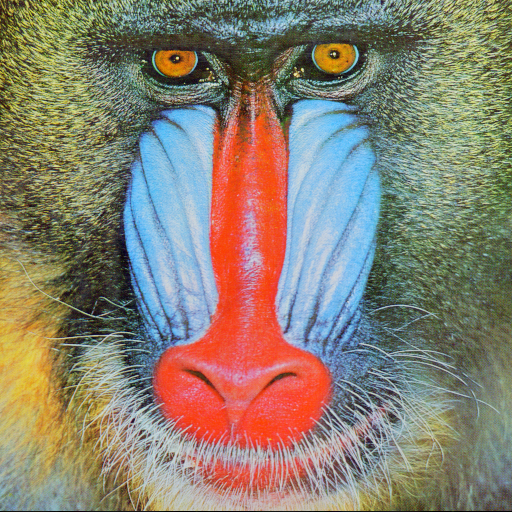
#> input picture baboon.tif, 512 x 512 px
$ python main.py
#> lines starting #> are read from the running program, lines starting #| are printed output that depends on the picture; after the words box and inside, x2 and y2 are one past the last pixel; in counts of white or black regions, pixels touching at a corner belong together
import cv2
import numpy

# GREEN-2 XOR RED-1_____BLUE_____3.12
r_coef = 77 / 256
g_coef = 150 / 256
b_coef = 29 / 256

# Task 1,2
green_bit_plane_number = 2
red_bit_plane_number = 1

green_significance = g_coef * green_bit_plane_number
red_significance = r_coef * red_bit_plane_number

# Task 3,4
sigma = 4 + 4 * (15 % 3)
noise = numpy.random.randint(0, sigma - 1, size=(512, 512)).astype(numpy.uint8)


# Getting color channel
def get_color_channel(image, channel):
    blue, green, red = cv2.split(image)
    if channel == 'blue':
        return blue
    elif channel == 'red':
        return red
    elif channel == 'green':
        return green


# Getting bit plane
def get_bit_plane(image, place_num):
    return image & (2 ** (place_num - 1))


# Image embedding method 2
def ies4_encode(original_image, watermark_image):
    blue_channel = get_color_channel(original_image, 'blue')
    green_channel = get_color_channel(original_image, 'green')
    red_channel = get_color_channel(original_image, 'red')
    blue_channel_with_watermark = ((blue_channel // (2 * sigma)) * 2 * sigma + get_color_channel(watermark_image,
                                                                                                 'blue') * sigma + noise)
    merged = cv2.merge([blue_channel_with_watermark, green_channel, red_channel])
    return blue_channel_with_watermark, merged


# Watermark decoding method 2
def ies4_decode(image_with_watermark, original_image):
    channel_with_watermark = get_color_channel(image_with_watermark, 'blue')
    original_channel = get_color_channel(original_image, 'blue')
    return channel_with_watermark - (original_channel // (2 * sigma) * 2 * sigma) - noise


# Watermark decoding method 1
def ies1_decode(encode_image, first_bit_plain, second_bit_plain
                , first_color_channel, second_color_channel):
    second_channel = get_color_channel(baboon, second_color_channel)
    second_bit_plain = get_bit_plane(second_channel, second_bit_plain)

    first_channel = get_color_channel(encode_image, first_color_channel)
    first_bit_place = get_bit_plane(first_channel, first_bit_plain)

    return get_bit_plane((first_bit_place ^ second_bit_plain), first_bit_plain) * 255

# Image embedding method 1
def ies1_encode(original_image, watermark_image, first_color_channel, first_bit_plain,
                second_color_channel, second_bit_plain):
    clear_bit_place = 255 - (2 ** (first_bit_plain - 1))
    watermark_bit_plain = ((watermark_image / 255) * (2 ** (first_bit_plain - 1))).astype(numpy.uint8)
    binary_watermark = get_color_channel(watermark_bit_plain, first_color_channel)

    channel_with_empty_bit_plain = get_color_channel(original_image, first_color_channel) & clear_bit_place
    channel_with_watermark = channel_with_empty_bit_plain | binary_watermark

    second_channel = get_color_channel(original_image, second_color_channel)
    second_bit_place = get_bit_plane(second_channel, second_bit_plain)
    channel_result = second_bit_place ^ channel_with_watermark

    r = get_color_channel(original_image, 'red')
    g = get_color_channel(original_image, 'green')
    b = get_color_channel(original_image, 'blue')

    if first_color_channel == 'blue':
        return channel_result, cv2.merge([channel_result, g, r])
    if first_color_channel == 'red':
        return channel_result, cv2.merge([b, g, channel_result])
    if first_color_channel == 'green':
        return channel_result, cv2.merge([b, channel_result, r])


if __name__ == '__main__':
    baboon = cv2.imread('baboon.tif')
#> baboon is the input picture: shape (512, 512, 3); mean B, G, R 113.1, 128.9, 137.4
    watermark = cv2.imread('ornament.tif')
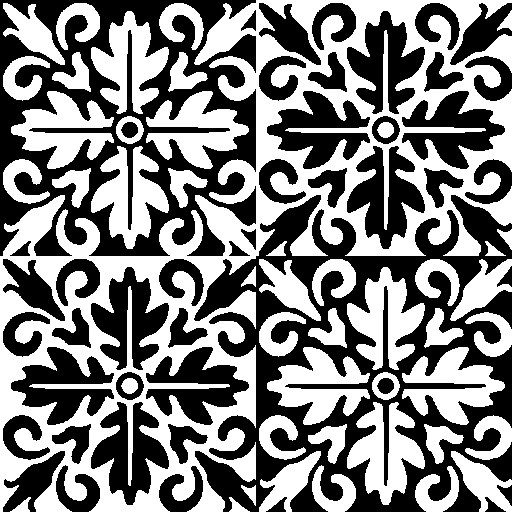
#> input picture ornament.tif, 512 x 512 px
#> watermark is the input picture: shape (512, 512, 3); 50% white; 46 white regions, largest, box (x1, y1, x2, y2) and area: (0, 0, 512, 512) 71134, (91, 146, 169, 249) 3959, (347, 402, 425, 505) 3959
    result_ies1 = None
    decoded_ies1 = None
    channel_with_watermark_ies1 = None

    result_ies4 = None
    decoded_ies4 = None
    channel_with_watermark_ies4 = None

    # Deciding what bit plane we are going to embed watermark for 1 method
    if red_significance > green_significance:
        channel_with_watermark_ies1, result_ies1 = ies1_encode(baboon, watermark, 'green', green_bit_plane_number,
                                                               'red',
                                                               red_bit_plane_number)
        decoded_ies1 = ies1_decode(result_ies1, green_bit_plane_number, red_bit_plane_number, 'green', 'red')
    else:
        channel_with_watermark_ies1, result_ies1 = ies1_encode(baboon, watermark, 'red', red_bit_plane_number, 'green',
                                                               green_bit_plane_number)
#> call 2 of get_color_channel, with channel = 'red'
#> in get_color_channel (call 2), `blue, green, red = cv2.split(image)`:
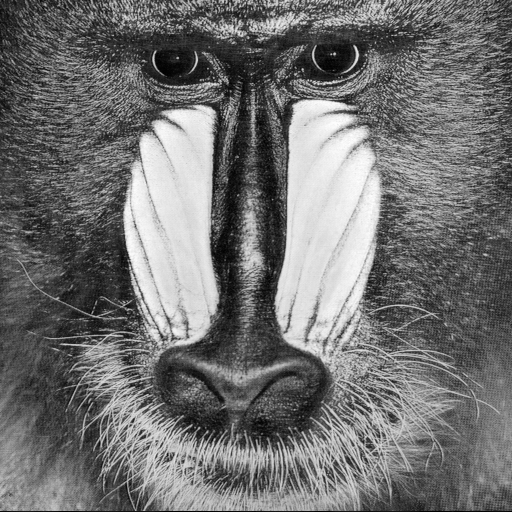
#> blue: shape (512, 512); min 0, max 255, mean 113.1
#> in get_color_channel (call 2), `blue, green, red = cv2.split(image)`:
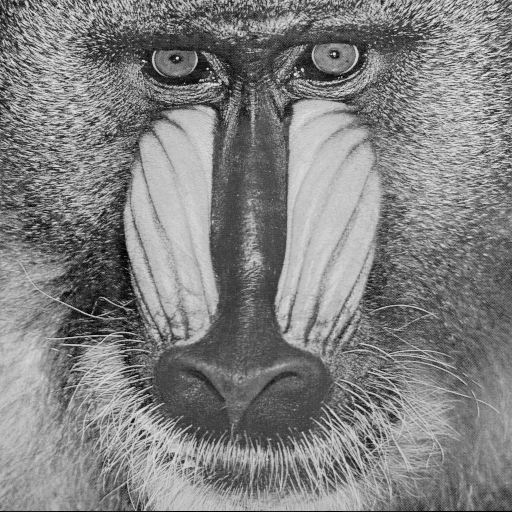
#> green: shape (512, 512); min 0, max 236, mean 128.9
#> in get_color_channel (call 2), `blue, green, red = cv2.split(image)`:
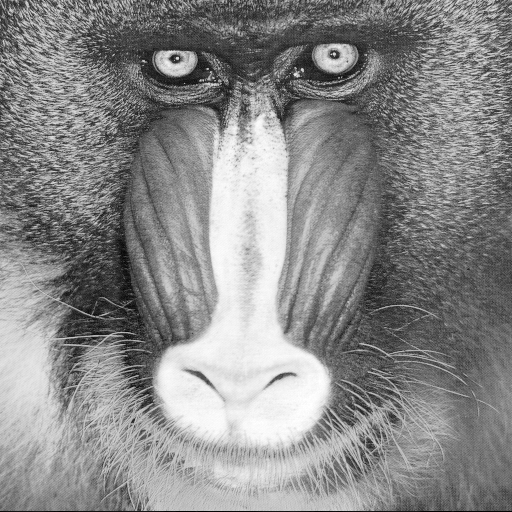
#> red: shape (512, 512); min 0, max 255, mean 137.4
#> in get_bit_plane, `return image & (2 ** (place_num - 1))`:
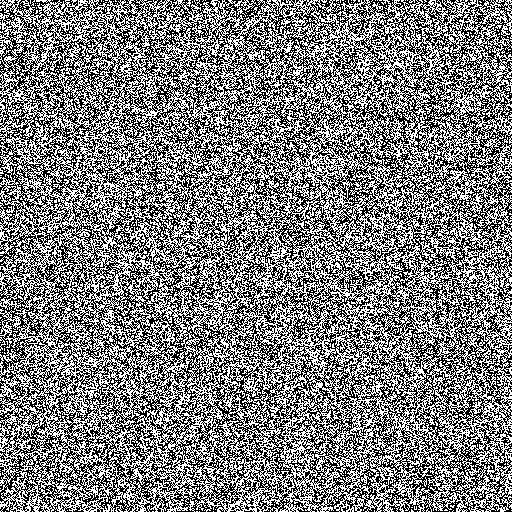
#> returned value: shape (512, 512); values 0 (black) and 2 (white), 49.4% white in thin lines or dots
        decoded_ies1 = ies1_decode(result_ies1, red_bit_plane_number, green_bit_plane_number, 'red', 'green')

    # Results for 2 method
    channel_with_watermark_ies4, result_ies4 = ies4_encode(baboon, watermark)
    decoded_ies4 = ies4_decode(result_ies4, baboon)

    # Images showing
    cv2.imshow('encoded ies1', result_ies1)
    cv2.imshow('channel ies1', channel_with_watermark_ies1)
    cv2.imshow('watermark ies1', decoded_ies1)
    cv2.waitKey(0)

    cv2.imshow('encoded ies4', result_ies4)
    cv2.imshow('channel ies4', channel_with_watermark_ies4)
    cv2.imshow('watermark ies4', decoded_ies4)
    cv2.waitKey(0)
